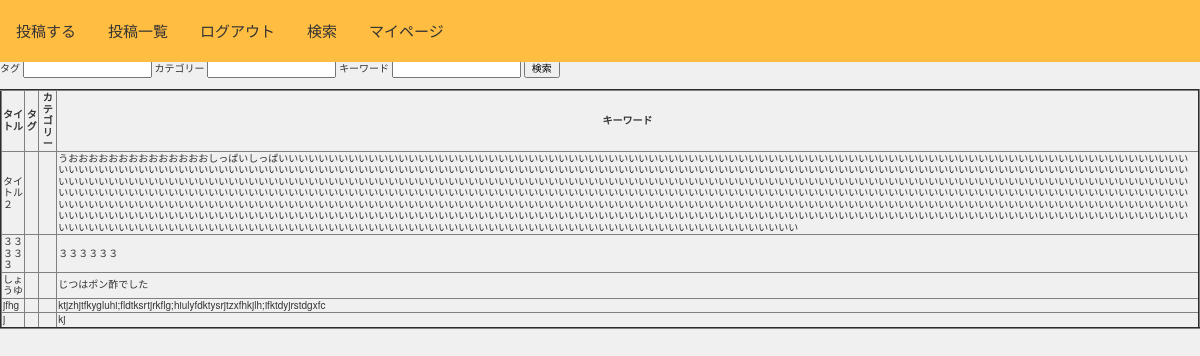
The page /Former_ruts/admin/search.php on the database as committed earlier.
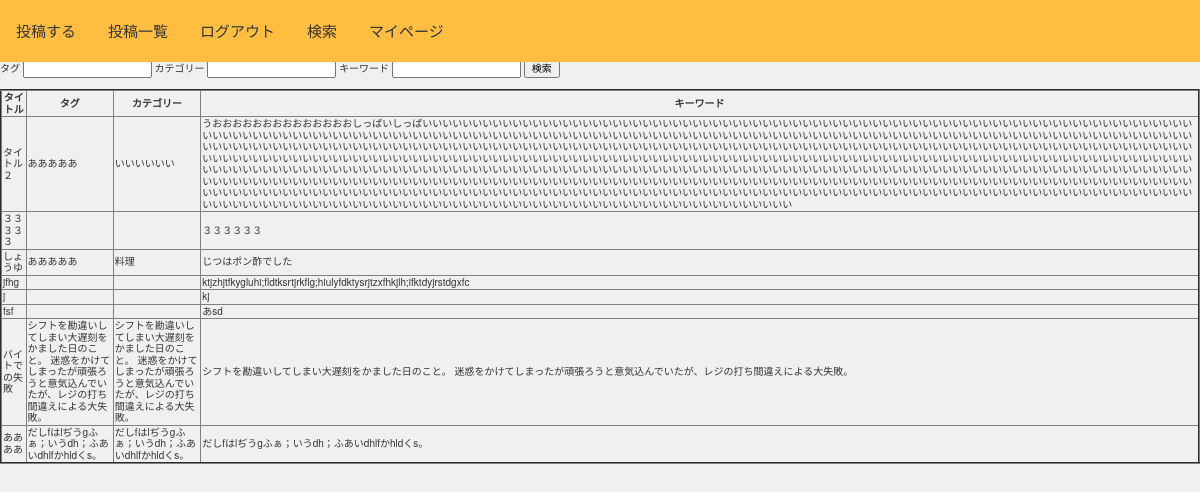
The same page on the database as committed later.
### tables this page shows
CREATE TABLE `gs_content_table` (
  `id` int(12) NOT NULL,
  `title` varchar(64) NOT NULL COMMENT '記事のタイトル',
  `yoyaku` text NOT NULL COMMENT '記事の要約',
  `content` varchar(5000) NOT NULL COMMENT '記事の内容',
  `img` varchar(256) DEFAULT NULL COMMENT '画像のPATH',
  `date` datetime NOT NULL COMMENT '登録日',
  `update_time` datetime DEFAULT NULL COMMENT '更新日（NULL許容）',
  `tag` text DEFAULT NULL,
  `category` text DEFAULT NULL
);

### Former_ruts/admin/search.php (the view, shortened to what this page needs)
<?php
require_once('../common/head_parts.php');
require_once('../common/header_nav.php');
$dsn='mysql:dbname=gs_db5;host=localhost;charset=utf8';
$user='root';
$password='';
$dbh=new PDO($dsn,$user,$password);
$dbh->setAttribute(PDO::ATTR_ERRMODE,PDO::ERRMODE_EXCEPTION);
if (isset($_POST["search"])) {
if (isset($_POST["tag"]) && empty($_POST["category"]) && empty($_POST["content"])){
$tag = $_POST["tag"];
$category = '';
$content = '';
}
if (empty($_POST["tag"]) && isset($_POST["category"]) && empty($_POST["content"])){
$tag = '';
$category = $_POST["category"];
$content = '';
}
if (empty($_POST["tag"]) && empty($_POST["category"]) && isset($_POST["content"])){
$tag = '';
$category = '';
$content = $_POST["content"];
}
if (empty($_POST["tag"]) && isset($_POST["category"]) && isset($_POST["content"])){
$tag = $_POST[""];
$category = $_POST["category"];
$content = $_POST["content"];
}
if (isset($_POST["tag"]) && empty($_POST["category"]) && isset($_POST["content"])){
$tag = $_POST["tag"];
$category = $_POST[""];
$content = $_POST["content"];
}
if (isset($_POST["tag"]) && isset($_POST["category"]) && empty($_POST["content"])){
$tag = $_POST["tag"];
$category = $_POST["category"];
$content = $_POST[""];
}
if (isset($_POST["tag"]) && isset($_POST["category"]) && isset($_POST["content"])){
$tag = $_POST["tag"];
$category = $_POST["category"];
$content = $_POST["content"];
}
$sql="SELECT * FROM gs_content_table WHERE tag like '%{$tag}%' and category like '%{$category}%' and content like '%{$content}%'";
$rec = $dbh->prepare($sql);
$rec->execute();
$rec_list = $rec->fetchAll(PDO::FETCH_ASSOC);
}else{
$sql='SELECT * FROM gs_content_table WHERE 1';
$rec = $dbh->prepare($sql);
$rec->execute();
$rec_list = $rec->fetchAll(PDO::FETCH_ASSOC);
}
?>
<!DOCTYPE html>
<html>
<head>
<?= head_parts('Former Ruts') ?>
</head>
<body>
<?= $header_nav ?>
<form action="search.php" method="POST">
<div class="jumbotron">
<tr>
<th>タグ</th>
<td><input type="text" name="tag" value="<?php if( !empty($_POST['tag']) ){ echo $_POST['tag']; } ?>"></td></td>
<th>カテゴリー</th>
<td><input type="text" name="category" value="<?php if( !empty($_POST['category']) ){ echo $_POST['category']; } ?>"></td>
<th>キーワード</th>
<td><input type="text" name="content" value="<?php if( !empty($_POST['content']) ){ echo $_POST['content']; } ?>"></td>
<td><input type="submit" name="search" value="検索"></td>
</tr>
</div>
</form>
<br />
<table border="2" style="border-collapse: collapse">
<tr>
<th>タイトル</th>
<th>タグ</th>
<th>カテゴリー</th>
<th>キーワード</th>
</tr>
<?php foreach ($rec_list as $rec) { ?>
<tr>
<td><?php echo $rec['title'];?></td>
<td><?php echo $rec['tag'];?></td>
<td><?php echo $rec['category'];?></td>
<td><?php echo $rec['content'];?></td>
</tr>
<?php } ?>
</table>
</body>
</html>

### Former_ruts/common/header_nav.php
<?php
$header_nav = <<<EOM
<header>
    <nav class="navbar navbar-expand-lg navbar-light bg-info">
        <div class="container-fluid">
            <ul class="navbar-nav me-auto mb-2 mb-lg-0">
                <li class="nav-item">
                <a class="nav-link active" aria-current="page" href="post.php">投稿する</a>
                </li>
                <li class="nav-item">
                <a class="nav-link active" aria-current="page" href="main.php">投稿一覧</a>
                </li>
                <li class="nav-item">
                <a class="nav-link active" aria-current="page" href="logout.php">ログアウト</a>
                </li>
                <li class="nav-item">
                <a class="nav-link active" aria-current="page" href="search.php">検索</a>
                </li>
                <li class="nav-item">
                <a class="nav-link active" aria-current="page" href="mypage.php">マイページ</a>
                </li>
            </ul>
        </div>
    </nav>
</header>
EOM;

### Former_ruts/common/head_parts.php
<?php
function head_parts($title)
{
    return <<<EOM
<meta charset="utf-8">
<meta name="viewport" content="width=device-width">
<link rel="stylesheet" href="../css/reset.css">
<link rel="stylesheet" href="../css/style.css">
<script src='../JS/index.js'></script>
<title>$title</title>
EOM;
}

### Former_ruts/css/style.css (style rules this page uses)
html { font-size: 10px; }
body { color: #333333; background-color: #f0f0f0; font-family: "Helvetica Neue", Arial, "Hiragino Kaku Gothic ProN", "Hiragino Sans", Meiryo, sans-serif; padding-top: 6rem; }
header { display: block; background-color: rgb(255, 189, 66); position: fixed; width: 100%; top: 0; z-index: 10000; }
div { display: block; }
li { list-style: none; }
ul { padding-left: 0; }
.navbar { position: relative; display: flex; flex-wrap: wrap; align-items: center; justify-content: space-between; padding-top: 1rem; padding-bottom: 1rem; }
.container, .container-fluid, .container-lg, .container-md, .container-sm, .container-xl, .container-xxl { width: 100%; margin-right: auto; margin-left: auto; }
.navbar>.container, .navbar>.container-fluid, .navbar>.container-lg, .navbar>.container-md, .navbar>.container-sm, .navbar>.container-xl, .navbar>.container-xxl { display: flex; flex-wrap: inherit; align-items: center; justify-content: space-between; }
.navbar-nav { display: flex; }
.nav-link { color: #333333; font-size: 1.5rem; text-decoration: none; }
.nav-item { box-sizing: border-box; padding: 2px 16px; }
button, input, optgroup, select, textarea { margin: 0; font-family: inherit; font-size: inherit; line-height: inherit; }

Rows that differ between the two databases and show on the page:
changed gs_content_table "タイトル２": tag (not shown) → "あああああ"; category (not shown) → "いいいいいい"
changed gs_content_table "しょうゆ": tag (not shown) → "あああああ"; category (not shown) → "料理"
added gs_content_table: title "fsf", content "あsd"
added gs_content_table: title "バイトでの失敗", tag "シフトを勘違いしてしまい大遅刻をかました日のこと。 迷惑をかけてしまったが頑張ろうと意気込んでいたが、レジの打ち間違えによる大失敗。", category "シフトを勘違いしてしまい大遅刻をかました日のこと。 迷惑をかけてしまったが頑張ろうと意気込んでいたが、レジの打ち間違えによる大失敗。", content "シフトを勘違いしてしまい大遅刻をかました日のこと。 迷惑をかけてしまったが頑張ろうと意気込んでいたが、レジの打ち間違えによる大失敗。"
added gs_content_table: title "ああああ", tag "だしfはlぢうgふぁ；いうdh；ふあいdhlfかhldくs。", category "だしfはlぢうgふぁ；いうdh；ふあいdhlfかhldくs。", content "だしfはlぢうgふぁ；いうdh；ふあいdhlfかhldくs。"
